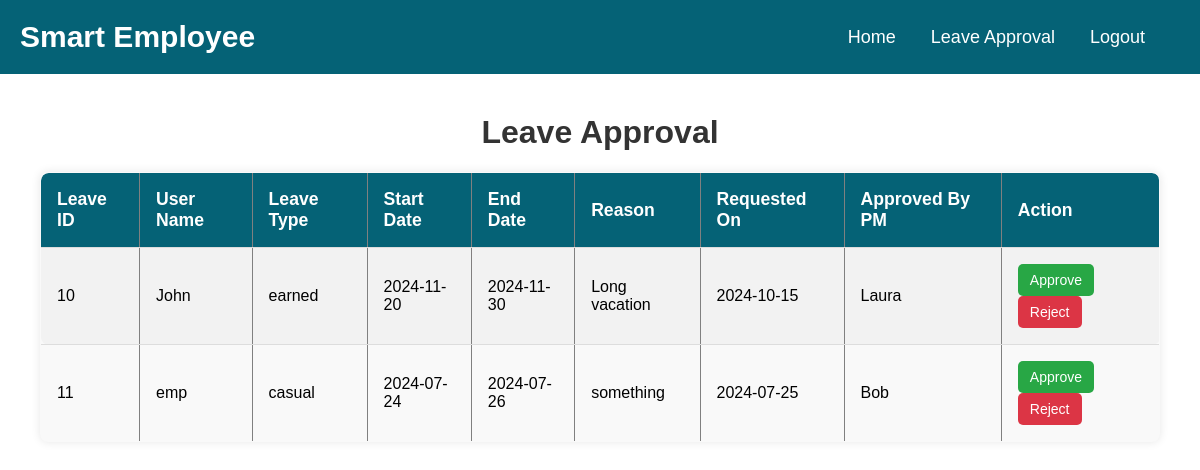
The page /HR_Manage_Leave_Request.php (signed in) on the database its author committed.
### tables this page shows
CREATE TABLE `leaverequests` (
  `leave_id` int(11) NOT NULL,
  `user_id` int(11) NOT NULL,
  `LeaveType` enum('casual','sick','earned') NOT NULL,
  `start_date` date NOT NULL,
  `end_date` date NOT NULL,
  `reason` text NOT NULL,
  `status` enum('Pending','Approved by PM','Approved by HR','Rejected') NOT NULL DEFAULT 'Pending',
  `requested_on` date NOT NULL,
  `description` text DEFAULT NULL,
  `approved_by` int(11) DEFAULT NULL,
  `approval_date` date DEFAULT NULL
);

CREATE TABLE `users` (
  `user_id` int(11) NOT NULL,
  `username` varchar(255) NOT NULL,
  `password` varchar(255) NOT NULL,
  `role` varchar(50) DEFAULT NULL,
  `first_name` varchar(100) DEFAULT NULL,
  `last_name` varchar(100) DEFAULT NULL,
  `email` varchar(255) NOT NULL,
  `phone` varchar(15) DEFAULT NULL,
  `address` varchar(255) DEFAULT NULL,
  `date_joined` date DEFAULT NULL,
  `department` varchar(100) DEFAULT NULL,
  `job_title` varchar(100) DEFAULT NULL,
  `date_of_birth` date DEFAULT NULL,
  `emergency_contact_name` varchar(100) DEFAULT NULL,
  `emergency_contact_phone` varchar(15) DEFAULT NULL,
  `emergency_contact_relation` varchar(100) DEFAULT NULL,
  `project_id` int(11) DEFAULT NULL,
  `hourly_rate` int(11) NOT NULL DEFAULT 25
);

### HR_Manage_Leave_Request.php (the view, shortened to what this page needs)
<?php
include 'db_connection.php';
$sql = "SELECT lr.leave_id, lr.user_id, u.first_name AS user_name, lr.LeaveType, lr.start_date, lr.end_date, lr.reason, lr.requested_on,
        pm.first_name AS pm_name
        FROM LeaveRequests lr
        JOIN Users u ON lr.user_id = u.user_id
        JOIN Users pm ON lr.approved_by = pm.user_id
        WHERE lr.status = 'Approved by PM'";
$stmt = $pdo->query($sql);
?>
<!DOCTYPE html>
<html lang="en">
<head>
    <link rel="stylesheet" href="assets/css/style.css">
</head>
<body>
<header>
    <nav class="navigation">
        <a class="navigation-logo" href="#">Smart Employee</a>
        <div class="navigation-cont">
            <a class="navigation-link" href="hr-dashboard.php">Home</a>
            <a class="navigation-link" href="HR_Manage_Leave_Request.php">Leave Approval</a>
            <a class="navigation-link" href="logout.php">Logout</a>
        </div>
    </nav>
</header>
<main class="hr_leave">
    <h1 style="text-align: center;">Leave Approval</h1>
    <table border="1" class="hr_leave_table leave-requests-table table-striped">
        <tr>
            <th>Leave ID</th>
            <th>User Name</th>
            <th>Leave Type</th>
            <th>Start Date</th>
            <th>End Date</th>
            <th>Reason</th>
            <th>Requested On</th>
            <th>Approved By PM</th>
            <th>Action</th>
        </tr>
        <?php
        if ($stmt->rowCount() > 0) {
            while ($row = $stmt->fetch(PDO::FETCH_ASSOC)) {
                echo "<tr>";
                echo "<td>" . htmlspecialchars($row['leave_id']) . "</td>";
                echo "<td>" . htmlspecialchars($row['user_name']) . "</td>";
                echo "<td>" . htmlspecialchars($row['LeaveType']) . "</td>";
                echo "<td>" . htmlspecialchars($row['start_date']) . "</td>";
                echo "<td>" . htmlspecialchars($row['end_date']) . "</td>";
                echo "<td>" . htmlspecialchars($row['reason']) . "</td>";
                echo "<td>" . htmlspecialchars($row['requested_on']) . "</td>";
                echo "<td>" . htmlspecialchars($row['pm_name']) . "</td>";
                echo "<td>
                        <form method='post' action=''>
                            <input type='hidden' name='leave_id' value='" . htmlspecialchars($row['leave_id']) . "'>
                            <button type='submit' name='action' value='approve' class='btn btn-success btn-sm mt-2'>Approve</button>
                            <button type='submit' name='action' value='reject' class='btn btn-danger btn-sm mt-2'>Reject</button>
                        </form>
                      </td>";
                echo "</tr>";
            }
        } else {
            echo "<tr><td colspan='9'>No leave requests found</td></tr>";
        }
        ?>
    </table>
</main>
</body>
</html>

### assets/css/style.css (style rules this page uses)
body { font-family: Arial; margin: 0; padding: 0; font-size: 16px; }
a { text-decoration: none !important; }
h1 { text-align: center; color: #333; }
.navigation { background-color: #056276; display: flex; justify-content: space-between; align-items: center; padding: 20px; }
.navigation-logo { color: white; font-size: 30px; font-weight: bold; text-decoration: none !important; }
.navigation-cont { display: flex; }
.navigation-link { color: white; text-decoration: none; margin-right: 35px; transition: all .3s; font-size: 18px; font-weight: 400; }
form { margin-top: 20px; }
.leave-requests-table { width: 100%; border-collapse: collapse; margin-top: 1rem; background-color: #f9f9f9; box-shadow: 0 0 10px rgba(0, 0, 0, 0.1); border-radius: 8px; overflow: hidden; }
.leave-requests-table th, .leave-requests-table td { padding: 1rem; text-align: left; border-bottom: 1px solid #ddd; }
.leave-requests-table th { background-color: #056276; color: white; font-size: 1.1rem; }
.leave-requests-table tr:nth-child(even) { background-color: #f2f2f2; }
.leave-requests-table .btn-success { background-color: #28a745; border: none; padding: 8px 12px; color: white; cursor: pointer; font-size: 14px; border-radius: 5px; transition: background-color 0.3s, transform 0.3s; }
.leave-requests-table .btn-danger { background-color: #dc3545; border: none; padding: 8px 12px; color: white; cursor: pointer; font-size: 14px; border-radius: 5px; transition: background-color 0.3s, transform 0.3s; }
.leave-requests-table .btn { transition: background-color 0.3s, transform 0.3s; font-size: 14px; padding: 8px 12px; border-radius: 5px; cursor: pointer; }
.leave-requests-table { border-radius: 8px; overflow: hidden; }
.leave-requests-table th:first-child { border-top-left-radius: 8px; }
.leave-requests-table th:last-child { border-top-right-radius: 8px; }
.leave-requests-table td:first-child { border-bottom-left-radius: 8px; }
.leave-requests-table td:last-child { border-bottom-right-radius: 8px; }
.hr_leave_table { width: 100%; }
.hr_leave { margin: 40px; }
.hr_leave_table form { margin-top: 0; }

### rows shown on the page
leaverequests: leave_id "10", user.first_name "John", LeaveType "earned", start_date "2024-11-20", end_date "2024-11-30", reason "Long vacation", requested_on "2024-10-15", approved_by.first_name "Laura"
leaverequests: leave_id "11", user.first_name "emp", LeaveType "casual", start_date "2024-07-24", end_date "2024-07-26", reason "something", requested_on "2024-07-25", approved_by.first_name "Bob"
